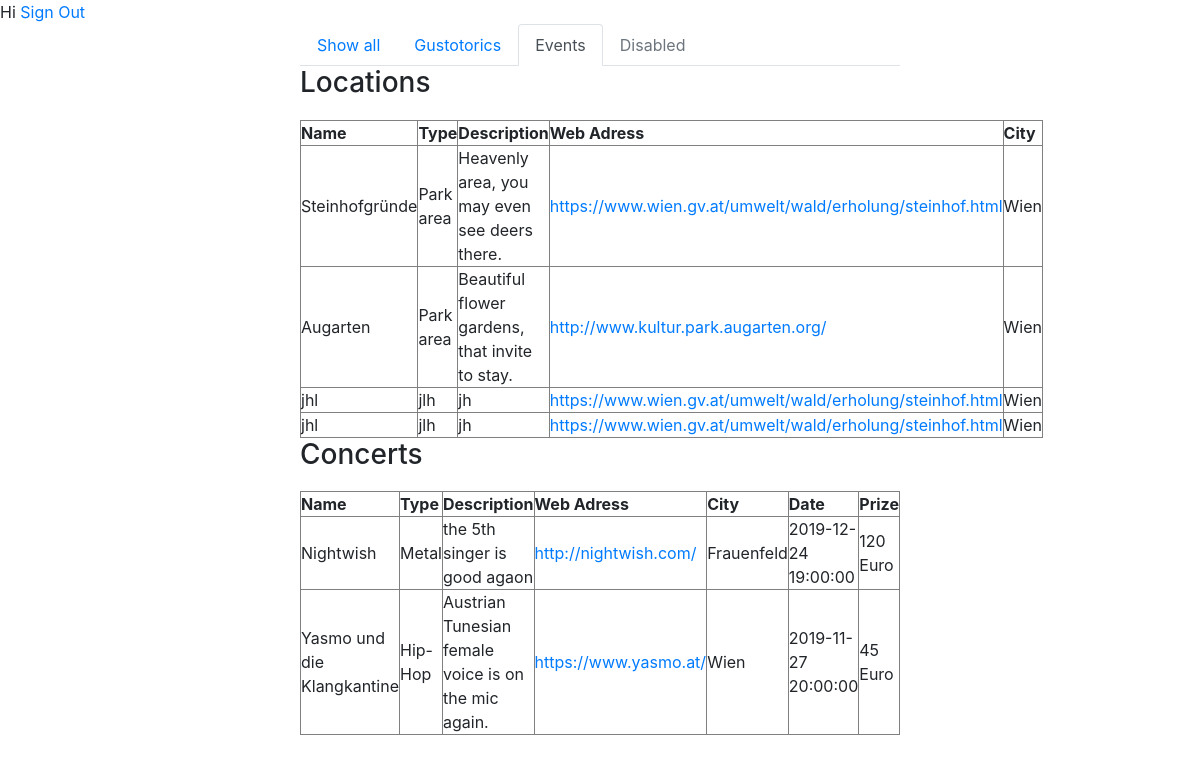
The app's page /crud/events.php (signed in), older data.
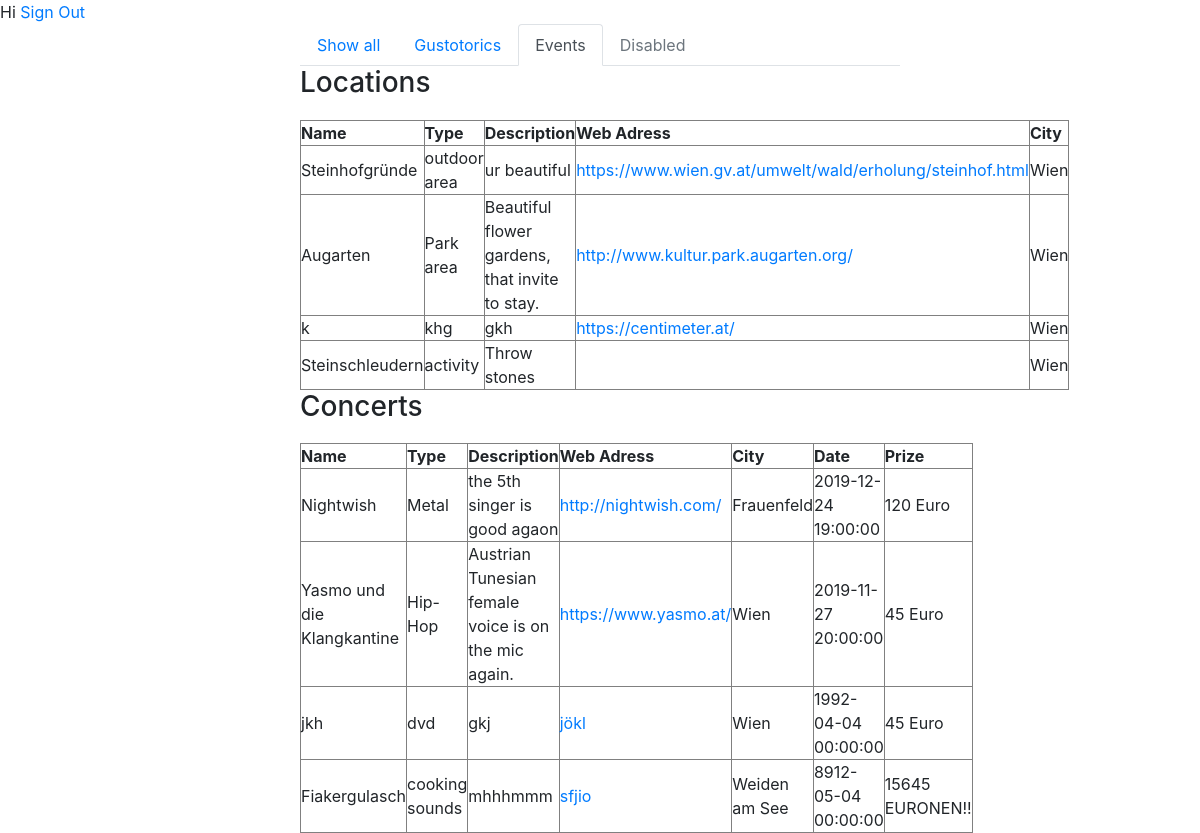
The same page, newer data.
### tables this page shows
CREATE TABLE `todo` (
  `tod_id` int(11) NOT NULL,
  `tod_name` varchar(255) DEFAULT NULL,
  `tod_type` varchar(255) DEFAULT NULL,
  `tod_descr` varchar(255) DEFAULT NULL,
  `tod_web` varchar(255) DEFAULT NULL,
  `tod_adr` int(11) DEFAULT NULL
);

CREATE TABLE `adresses` (
  `adr_id` int(11) NOT NULL,
  `adr_zip` varchar(255) DEFAULT NULL,
  `adr_city` varchar(255) DEFAULT NULL,
  `adr_street` varchar(255) DEFAULT NULL,
  `adr_web` varchar(255) DEFAULT NULL,
  `adr_tel` varchar(30) DEFAULT NULL
);

CREATE TABLE `concerts` (
  `con_id` int(11) NOT NULL,
  `con_name` varchar(255) DEFAULT NULL,
  `con_type` varchar(255) DEFAULT NULL,
  `con_descr` varchar(255) DEFAULT NULL,
  `con_web` varchar(255) DEFAULT NULL,
  `con_adr` int(11) DEFAULT NULL,
  `con_date` datetime DEFAULT NULL,
  `con_prize` varchar(255) DEFAULT NULL,
  `con_creation_date` datetime NOT NULL DEFAULT current_timestamp()
);

### crud/events.php (the view, shortened to what this page needs)
<?php
require_once 'actions/db_connect.php';
$res=mysqli_query($conn, "SELECT * FROM users WHERE user_Id=".$_SESSION['user']);
$userRow=mysqli_fetch_array($res, MYSQLI_ASSOC);
?>
<!DOCTYPE html>
<html>
<head>
<link rel="stylesheet" href="https://stackpath.bootstrapcdn.com/bootstrap/4.3.1/css/bootstrap.min.css">
</head>
<body>
          Hi <?php echo $userRow['userEmail' ]; ?>
           <a  href="..\login\logout.php?logout">Sign Out</a>
<div class ="manageUser">
<ul class="nav nav-tabs">
  <li class="nav-item">
    <a class="nav-link" href="index.php">Show all</a>
  </li>
  <li class="nav-item">
    <a class="nav-link" href="restaurants.php">Gustotorics</a>
  </li>
  <li class="nav-item">
    <a class="nav-link active" href="events.php">Events</a>
  </li>
  <li class="nav-item">
    <a class="nav-link disabled" href="#" tabindex="-1" aria-disabled="true">Disabled</a>
  </li>
</ul>
<h3>Locations</h3>
   <table  border="1" cellspacing= "0" cellpadding="0">
       <thead>
           <tr>
               <th>Name</th>
               <th >Type</th>
               <th >Description</th>
               <th >Web Adress</th>
               <th >City</th>
           </tr>
       </thead>
       <tbody>
            <?php
           $sql = "SELECT * FROM todo Join adresses on adresses.adr_id = todo.tod_adr";
           $result = $conn->query($sql);
            if($result->num_rows > 0) {
                while($row = $result->fetch_array()) {
                   echo  "<tr>
                   <td>" .$row['tod_name']."</td>
                       <td>" .$row['tod_type']."</td>
                       <td>" .$row['tod_descr']."</td>
                        <td><a href='".$row['adr_web']."'>" .$row['adr_web']."</a></td>
                        <td>" .$row['adr_city']."</td>
                   </tr>" ;
               }
           } else  {
               echo  "<tr><td colspan='5'><center>No Data Avaliable</center></td></tr>";
           }
            ?>
       </tbody>
   </table>
<h3>Concerts</h3>
   <table  border="1" cellspacing= "0" cellpadding="0">
       <thead>
           <tr>
               <th>Name</th>
               <th >Type</th>
               <th >Description</th>
               <th >Web Adress</th>
               <th >City</th>
               <th >Date</th>
               <th >Prize</th>
           </tr>
       </thead>
       <tbody>
            <?php
           $sql = "SELECT * FROM concerts Join adresses on adresses.adr_id = concerts.con_adr";
           $result = $conn->query($sql);
            if($result->num_rows > 0) {
                while($row = $result->fetch_array()) {
                   echo  "<tr>
                   <td>" .$row['con_name']."</td>
                       <td>" .$row['con_type']."</td>
                       <td>" .$row['con_descr']."</td>
                        <td><a href='".$row['con_web']."'>" .$row['con_web']."</a></td>
                        <td>" .$row['adr_city']."</td>
                        <td>" .$row['con_date']."</td>
                        <td>" .$row['con_prize']."</td>
                   </tr>" ;
               }
           } else  {
               echo  "<tr><td colspan='5'><center>No Data Avaliable</center></td></tr>";
           }
            ?>
       </tbody>
   </table>
</div>
</body>
</html>

Row changes from the older to the newer data that the page shows:
removed todo: tod_name "jhl", tod_type "jlh", tod_descr "jh", tod_adr.adr_web "https://www.wien.gv.at/umwelt/wald/erholung/steinhof.html", tod_adr.adr_city "Wien"
removed todo: tod_name "jhl", tod_type "jlh", tod_descr "jh", tod_adr.adr_web "https://www.wien.gv.at/umwelt/wald/erholung/steinhof.html", tod_adr.adr_city "Wien"
changed todo "Steinhofgründe": tod_type "Park area" → "outdoor area"; tod_descr "Heavenly area, you may even see deers there." → "ur beautiful"
added todo: tod_name "k", tod_type "khg", tod_descr "gkh", tod_adr.adr_web "https://centimeter.at/", tod_adr.adr_city "Wien"
added todo: tod_name "Steinschleudern", tod_type "activity", tod_descr "Throw stones", tod_adr.adr_city "Wien"
added concerts: con_name "jkh", con_type "dvd", con_descr "gkj", con_web "jökl", con_adr.adr_city "Wien", con_date "1992-04-04 00:00:00", con_prize "45 Euro"
added concerts: con_name "Fiakergulasch", con_type "cooking sounds", con_descr "mhhhmmm", con_web "sfjio", con_adr.adr_city "Weiden am See", con_date "8912-05-04 00:00:00", con_prize "15645 EURONEN!!"
